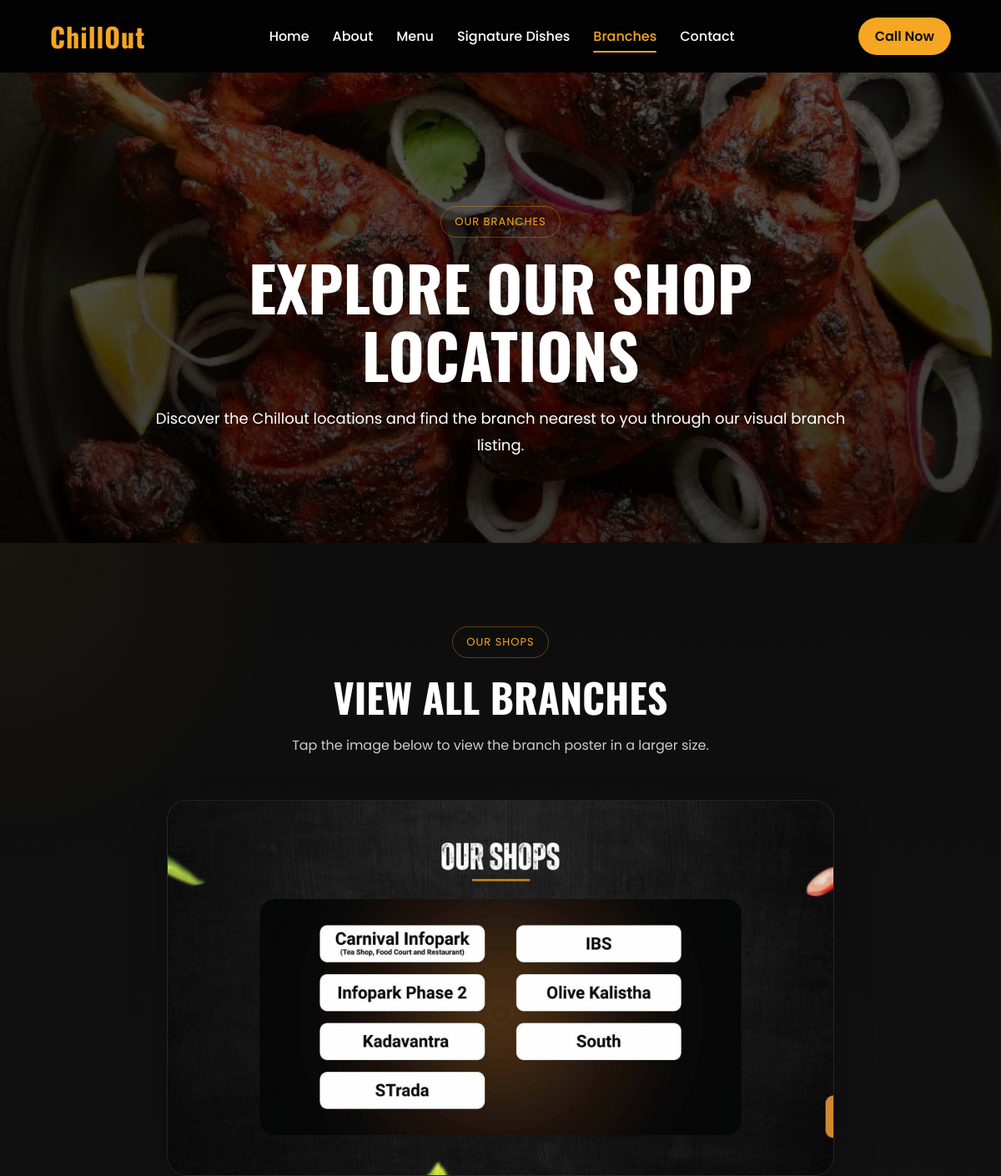
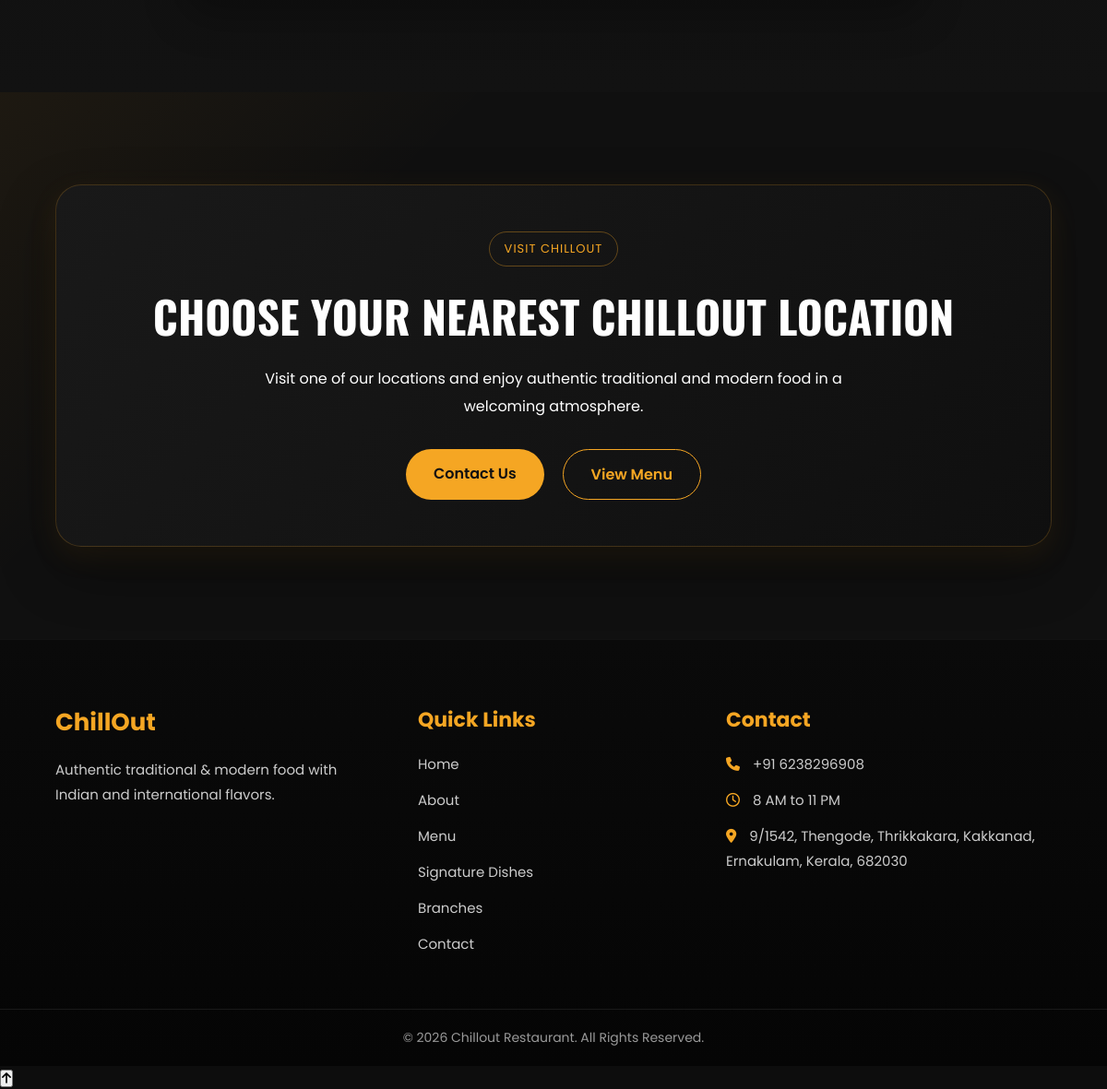
The page /branches/ on the database its author committed (2 pictures, top to bottom).
### restaurant/models.py (models this page shows, shortened)
class SiteSettings(models.Model):
    restaurant_name = models.CharField(max_length=200, default="Chillout")
    tagline = models.CharField(max_length=300, blank=True, null=True)
    phone = models.CharField(max_length=20, blank=True, null=True)
    email = models.EmailField(blank=True, null=True)
    address = models.TextField(blank=True, null=True)
    opening_hours = models.CharField(max_length=100, blank=True, null=True)
    hero_title = models.CharField(max_length=300, blank=True, null=True)
    hero_subtitle = models.TextField(blank=True, null=True)
    hero_image = models.ImageField(upload_to='site/', blank=True, null=True)
    about_short = models.TextField(blank=True, null=True)
    class Meta:
        verbose_name = "Site Settings"
        verbose_name_plural = "Site Settings"

### restaurant/views.py (the view)
# urls.py: path('branches/', views.branches, name='branches'),
def branches(request):
    site_settings = SiteSettings.objects.first()
    context = {
        'site_settings': site_settings,
    }
    return render(request, 'restaurant/branches.html', context)

### restaurant/templates/restaurant/branches.html (shortened to what this page needs)
{% extends 'restaurant/base.html' %}
{% load static %}
{% block content %}
<section class="inner-hero branches-hero">
    <div class="container">
        <div class="inner-hero-content" data-aos="fade-up">
            <span class="section-badge">Our Branches</span>
            <h1>Explore Our Shop Locations</h1>
            <p>
                Discover the Chillout locations and find the branch nearest to you through our visual branch listing.
            </p>
        </div>
    </div>
</section>
<section class="branches-poster-page section-space">
    <div class="container">
        <div class="section-header center" data-aos="fade-up">
            <span class="section-badge">Our Shops</span>
            <h2>View All Branches</h2>
            <p>Tap the image below to view the branch poster in a larger size.</p>
        </div>
        <div class="branches-poster-wrapper" data-aos="fade-up">
            <div class="branches-poster-card">
                <img src="{% static 'restaurant/images/branches-poster.jpg' %}" alt="Chillout Branches Poster" class="branch-popup-image">
            </div>
        </div>
    </div>
</section>
<section class="branches-connect section-space dark-section">
    <div class="container">
        <div class="contact-cta-box" data-aos="zoom-in">
            <span class="section-badge">Visit Chillout</span>
            <h2>Choose Your Nearest Chillout Location</h2>
            <p class="menu-cta-text">
                Visit one of our locations and enjoy authentic traditional and modern food in a welcoming atmosphere.
            </p>
            <div class="hero-buttons">
                <a href="{% url 'contact' %}" class="btn-primary">Contact Us</a>
                <a href="{% url 'menu' %}" class="btn-secondary">View Menu</a>
            </div>
        </div>
    </div>
</section>
{% endblock %}

### restaurant/templates/restaurant/base.html (shortened to what this page needs)
{% load static %}
<!DOCTYPE html>
<html lang="en">
<head>
    <link rel="stylesheet" href="{% static 'restaurant/css/style.css' %}">
    <link rel="stylesheet" href="{% static 'restaurant/css/responsive.css' %}">
    <link rel="stylesheet" href="https://cdnjs.cloudflare.com/ajax/libs/font-awesome/6.5.0/css/all.min.css">
    <link rel="stylesheet" href="https://unpkg.com/aos@2.3.1/dist/aos.css">
</head>
<body>
    <header>
    <nav class="navbar">
        <div class="logo">
            <a href="{% url 'home' %}">
                {% if site_settings and site_settings.restaurant_name %}
                    {{ site_settings.restaurant_name }}
                {% else %}
                    Chillout
                {% endif %}
            </a>
        </div>
        <ul class="nav-links" id="navLinks">
            <li><a href="{% url 'home' %}" class="{% if request.resolver_match.url_name == 'home' %}active{% endif %}">Home</a></li>
            <li><a href="{% url 'about' %}" class="{% if request.resolver_match.url_name == 'about' %}active{% endif %}">About</a></li>
            <li><a href="{% url 'menu' %}" class="{% if request.resolver_match.url_name == 'menu' %}active{% endif %}">Menu</a></li>
            <li><a href="{% url 'signature_dishes' %}" class="{% if request.resolver_match.url_name == 'signature_dishes' %}active{% endif %}">Signature Dishes</a></li>
            <li><a href="{% url 'branches' %}" class="{% if request.resolver_match.url_name == 'branches' %}active{% endif %}">Branches</a></li>
            <li><a href="{% url 'contact' %}" class="{% if request.resolver_match.url_name == 'contact' %}active{% endif %}">Contact</a></li>
        </ul>
        <div class="nav-actions">
            <a href="tel:{% if site_settings and site_settings.phone %}{{ site_settings.phone }}{% else %}+916238296908{% endif %}" class="call-btn">
                Call Now
            </a>
        </div>
    </nav>
</header>
    {% block content %}{% endblock %}
<footer class="footer">
    <div class="footer-content">
        <div class="footer-box">
            <h3>
                {% if site_settings and site_settings.restaurant_name %}
                    {{ site_settings.restaurant_name }}
                {% else %}
                    Chillout
                {% endif %}
            </h3>
            <p>
                {% if site_settings and site_settings.tagline %}
                    {{ site_settings.tagline }}
                {% else %}
                    Authentic traditional & modern food with Indian and international flavors.
                {% endif %}
            </p>
        </div>
        <div class="footer-box">
            <h4>Quick Links</h4>
            <ul>
                <li><a href="{% url 'home' %}">Home</a></li>
                <li><a href="{% url 'about' %}">About</a></li>
                <li><a href="{% url 'menu' %}">Menu</a></li>
                <li><a href="{% url 'signature_dishes' %}">Signature Dishes</a></li>
                <li><a href="{% url 'branches' %}">Branches</a></li>
                <li><a href="{% url 'contact' %}">Contact</a></li>
            </ul>
        </div>
        <div class="footer-box">
            <h4>Contact</h4>
            <p>
                <i class="fa-solid fa-phone"></i>
                {% if site_settings and site_settings.phone %}
                    {{ site_settings.phone }}
                {% else %}
                    +91 6238296908
                {% endif %}
            </p>
            <p>
                <i class="fa-regular fa-clock"></i>
                {% if site_settings and site_settings.opening_hours %}
                    {{ site_settings.opening_hours }}
                {% else %}
                    8 AM to 11 PM
                {% endif %}
            </p>
            <p>
                <i class="fa-solid fa-location-dot"></i>
                {% if site_settings and site_settings.address %}
                    {{ site_settings.address }}
                {% else %}
                    Thengode, Thrikkakara, Kakkanad, Ernakulam, Kerala
                {% endif %}
            </p>
        </div>
    </div>
    <div class="footer-bottom">
        <p>&copy; 2026 Chillout Restaurant. All Rights Reserved.</p>
    </div>
</footer>
<button id="scrollTopBtn" class="scroll-top-btn">
    <i class="fa-solid fa-arrow-up"></i>
</button>
</body>
</html>

### rows shown on the page
SiteSettings: restaurant_name "ChillOut", phone "+91 6238296908", opening_hours "8 AM to 11 PM", address "9/1542, Thengode, Thrikkakara, Kakkanad, Ernakulam, Kerala, 682030"
